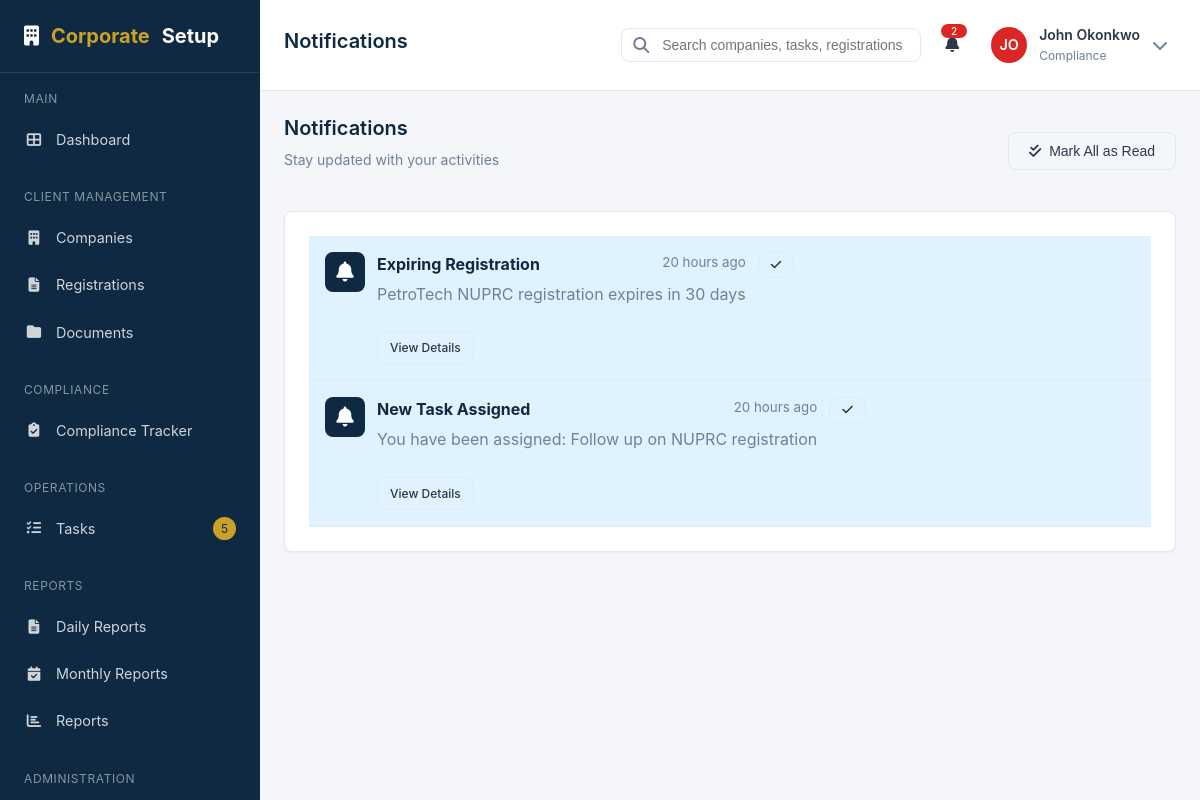
/notifications.php (signed in), run on the app's committed database.
### tables this page shows
CREATE TABLE IF NOT EXISTS `users` (
    `id` INT AUTO_INCREMENT PRIMARY KEY,
    `employee_id` VARCHAR(20) UNIQUE,
    `name` VARCHAR(100) NOT NULL,
    `email` VARCHAR(100) NOT NULL UNIQUE,
    `password` VARCHAR(255) NOT NULL,
    `phone` VARCHAR(20),
    `avatar` VARCHAR(255),
    `role_id` INT NOT NULL,
    `department_id` INT,
    `position` VARCHAR(100),
    `status` ENUM('active', 'inactive', 'suspended') DEFAULT 'active',
    `login_attempts` INT DEFAULT 0,
    `locked_until` DATETIME NULL,
    `last_login` DATETIME,
    `email_verified` TINYINT(1) DEFAULT 0,
    `must_change_password` TINYINT(1) DEFAULT 0,
    `created_at` TIMESTAMP DEFAULT CURRENT_TIMESTAMP,
    `updated_at` TIMESTAMP DEFAULT CURRENT_TIMESTAMP ON UPDATE CURRENT_TIMESTAMP,
    FOREIGN KEY (`role_id`) REFERENCES `roles`(`id`) ON DELETE NO ACTION,
    FOREIGN KEY (`department_id`) REFERENCES `departments`(`id`) ON DELETE SET NULL
);

CREATE TABLE IF NOT EXISTS `notifications` (
    `id` INT AUTO_INCREMENT PRIMARY KEY,
    `user_id` INT NOT NULL,
    `type` VARCHAR(50) NOT NULL,
    `title` VARCHAR(200) NOT NULL,
    `message` TEXT NOT NULL,
    `link` VARCHAR(255),
    `related_type` VARCHAR(50),
    `related_id` INT,
    `is_read` TINYINT(1) DEFAULT 0,
    `read_at` DATETIME,
    `sent_email` TINYINT(1) DEFAULT 0,
    `created_at` TIMESTAMP DEFAULT CURRENT_TIMESTAMP,
    FOREIGN KEY (`user_id`) REFERENCES `users`(`id`) ON DELETE CASCADE,
    INDEX `idx_notification_user` (`user_id`),
    INDEX `idx_notification_read` (`user_id`, `is_read`),
    INDEX `idx_notification_created` (`created_at`)
);

### views/notifications/index.php (the view, shortened to what the rows shown need)
<div class="page-header">
    <div>
        <h1 class="page-title">Notifications</h1>
    </div>
</div>
<div class="card">
    <div class="card-body p-0">
        <?php if (empty($notifications)): ?>
            <div class="empty-state">
                <i class="fas fa-bell-slash"></i>
                <h3>No notifications</h3>
                <p>You're all caught up!</p>
            </div>
        <?php else: ?>
            <div class="list">
                <?php foreach ($notifications as $n): ?>
                    <div class="flex items-start gap-3 p-4 border-b" style="background: <?= $n['is_read'] ? 'transparent' : 'var(--info-light)' ?>; border-bottom: 1px solid var(--grey);">
                        <div class="stat-icon <?= $n['is_read'] ? 'secondary' : 'primary' ?>" style="width: 40px; height: 40px;">
                            <i class="fas fa-bell"></i>
                        </div>
                        <div class="flex-1">
                            <div class="flex justify-between items-start">
                                <strong style="color: var(--primary);"><?= sanitize($n['title']) ?></strong>
                                <small class="text-muted"><?= timeAgo($n['created_at']) ?></small>
                            </div>
                            <p class="text-muted mt-1"><?= sanitize($n['message']) ?></p>
                            <?php if ($n['link']): ?>
                                <a href="<?= sanitize($n['link']) ?>" class="btn btn-sm btn-outline mt-2">View Details</a>
                            <?php endif; ?>
                        </div>
                        <?php if (!$n['is_read']): ?>
                            <button onclick="markRead(<?= $n['id'] ?>)" class="btn btn-sm btn-outline">
                                <i class="fas fa-check"></i>
                            </button>
                        <?php endif; ?>
                    </div>
                <?php endforeach; ?>
            </div>
        <?php endif; ?>
    </div>
</div>

### views/layouts/app.php (shortened to what the rows shown need)
<?php
$user = getCurrentUser();
?>
<!DOCTYPE html>
<html lang="en">
<head>
    <link rel="stylesheet" href="assets/css/style.css">
    <link rel="stylesheet" href="https://cdnjs.cloudflare.com/ajax/libs/font-awesome/6.4.0/css/all.min.css">
</head>
<body>
    <div class="app-wrapper">
                <?php if (checkPermission('view_companies') || checkPermission('view_registrations') || checkPermission('view_communications') || checkPermission('view_documents')): ?>
                <div class="nav-section">
                    <div class="nav-section-title">Client Management</div>
                    <?php if (checkPermission('view_companies')): ?>
                    <a href="companies.php" class="nav-item <?= $activeNav === 'companies' ? 'active' : '' ?>">
                        <i class="fas fa-building"></i>
                        <span>Companies</span>
                    </a>
                    <?php endif; ?>
                    <?php if (checkPermission('view_registrations')): ?>
                    <a href="registrations.php" class="nav-item <?= $activeNav === 'registrations' ? 'active' : '' ?>">
                        <i class="fas fa-file-alt"></i>
                        <span>Registrations</span>
                    </a>
                    <?php endif; ?>
                    <?php if (checkPermission('view_communications')): ?>
                    <a href="communications.php" class="nav-item <?= $activeNav === 'communications' ? 'active' : '' ?>">
                        <i class="fas fa-comments"></i>
                        <span>Communications</span>
                    </a>
                    <?php endif; ?>
                    <?php if (checkPermission('view_documents')): ?>
                    <a href="documents.php" class="nav-item <?= $activeNav === 'documents' ? 'active' : '' ?>">
                        <i class="fas fa-folder"></i>
                        <span>Documents</span>
                    </a>
                    <?php endif; ?>
                </div>
                <?php endif; ?>
        <main class="main-content">
            <header class="header">
                <div class="header-left">
                    <?= $pageTitle ? '<h1 class="page-title">' . sanitize($pageTitle) . '</h1>' : '' ?>
                </div>
                <div class="header-right">
                    <div class="dropdown">
                        <div class="user-menu" id="userMenuTrigger">
                            <?= generateAvatar($user['name'], 36, $user['avatar'] ?? null) ?>
                            <div class="user-info">
                                <div class="user-name"><?= sanitize($user['name']) ?></div>
                                <div class="user-role"><?= sanitize($user['role']) ?></div>
                            </div>
                            <i class="fas fa-chevron-down" style="color: var(--dark-grey);"></i>
                        </div>
                    </div>
                </div>
            </header>
            <div class="page-content">
                <?= $content ?? '' ?>
            </div>
        </main>
    </div>
</body>
</html>

### helpers/formatters.php (shortened to what the rows shown need)
<?php
function getInitials($name) {
    $words = explode(' ', trim($name));
    $initials = '';
    foreach ($words as $word) {
        if (!empty($word)) {
            $initials .= strtoupper(substr($word, 0, 1));
        }
        if (strlen($initials) >= 2) break;
    }
    return $initials ?: 'NA';
}
function getAvatarColor($name) {
    $colors = [
        '#2563eb', '#059669', '#d97706', '#dc2626',
        '#7c3aed', '#0891b2', '#c2410c', '#be185d'
    ];
    $hash = 0;
    for ($i = 0; $i < strlen($name); $i++) {
        $hash = ord($name[$i]) + (($hash << 5) - $hash);
    }
    return $colors[abs($hash) % count($colors)];
}
function generateAvatar($name, $size = 40, $avatarPath = null) {
    $initials = getInitials($name);
    $color = getAvatarColor($name);
    return '<div class="avatar" style="width:' . $size . 'px;height:' . $size . 'px;background-color:' . $color . ';font-size:' . ($size * 0.4) . 'px;">' . $initials . '</div>';
}

### data on the page
users: name "JO", name "John Okonkwo"
notifications: title "Expiring Registration", created_at "20 hours ago", message "PetroTech NUPRC registration expires in 30 days"
notifications: title "New Task Assigned", created_at "20 hours ago", message "You have been assigned: Follow up on NUPRC registration"

### other printed values
$pendingTasks "5"
$pageTitle "Notifications"
$notificationCount "2"
$user['role'] "Compliance"
